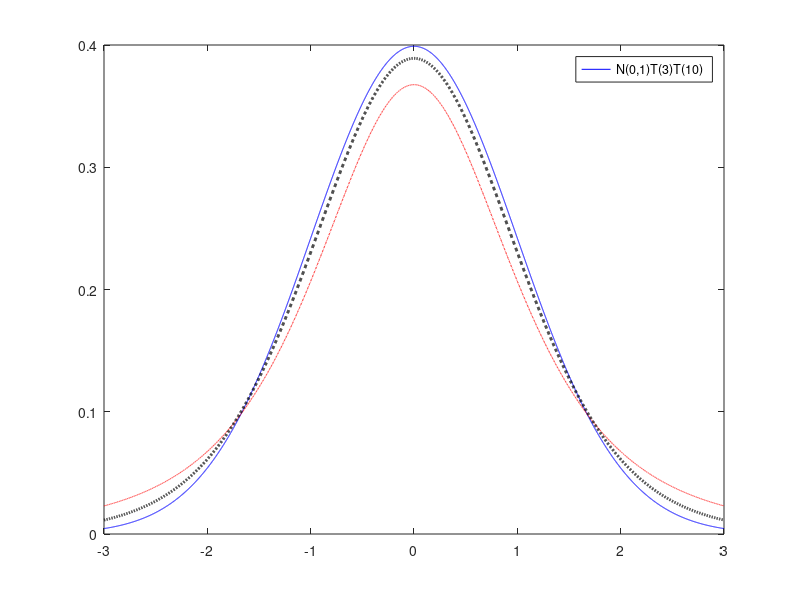

Here is the MATLAB script that generated this plot:

nu=20;
% la probabilità di ottenere un valore in modulo superiore a 2.7
disp('--------------')
disp('|P(T(20)|>2.7')
disp(2*tcdf(2.7,nu,'upper'))


% quantile 0.95 in una T(20)
disp('Quantile 0.95 in T(20)')
disp(tinv(0.95,nu))

%% Confronto tra le densità
x=-3:0.001:3;
N01=normpdf(x);
nu=3;
T3=tpdf(x,nu);
nu=10;
T10=tpdf(x,nu);

plot(x,N01,'b-',x,T3,'r-.',x,T10,'k--','LineWidth',2)
legend(["N(0,1)"  "T(3)" "T(10)"])

% print -depsc figs\t.eps;
